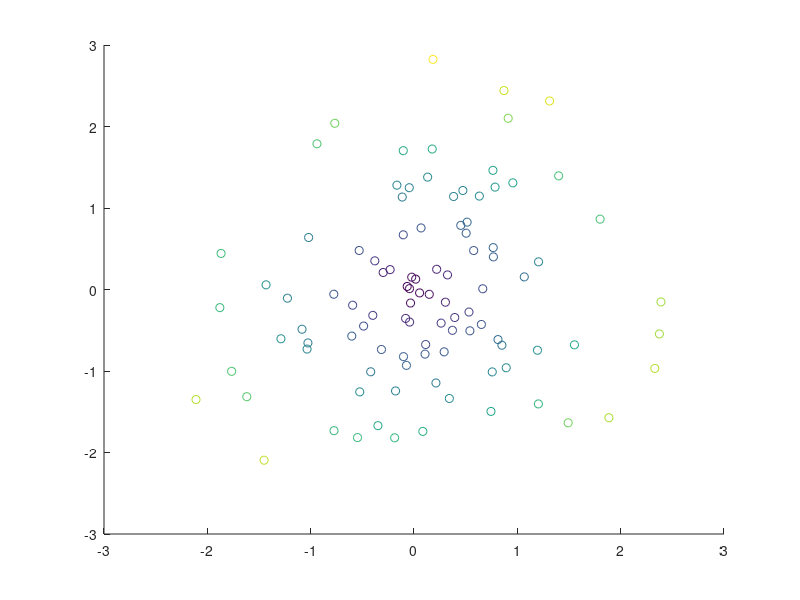

Here is the MATLAB script that generated this plot: (Note: this script raises an error after producing the figure.)
%=============================================================================
% Copyright (c) 2016-present Allan CORNET (Nelson)
%=============================================================================
% This file is part of Nelson.
%=============================================================================
% LICENCE_BLOCK_BEGIN
% SPDX-License-Identifier: LGPL-3.0-or-later
% LICENCE_BLOCK_END
%=============================================================================
% <--ADV-CLI MODE-->
%=============================================================================
close all
%=============================================================================
rng('default') % For reproducibility
figure();
x = randn(100, 1);
y = randn(100, 1);
c = sqrt(x .^ 2 + y .^ 2);
s = scatter(x, y, [], c);
asserts.isequal(s.Marker, 'o');
asserts.isequal(s.MarkerEdgeColor, 'flat');
asserts.isequal(s.MarkerFaceColor, 'none');
asserts.isequal(s.LineWidth, 0.5000);
asserts.isapprox(s.XData, x(:)', 1e-5);
asserts.isapprox(s.YData, y(:)', 1e-5);
asserts.isequal(s.SizeData, 36);
asserts.isequal(s.CData, c);
%=============================================================================
close all
%=============================================================================
